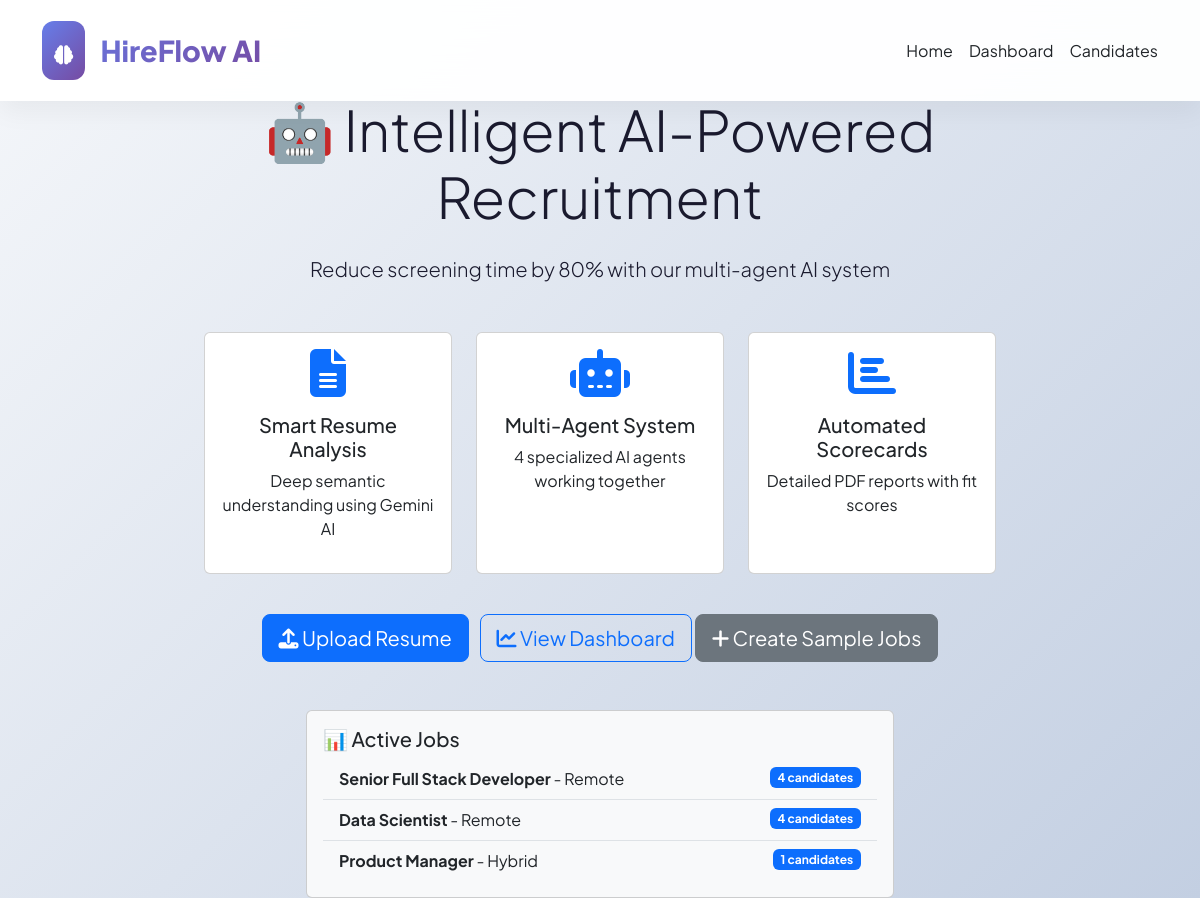
The page / on the database its author committed.
### api/models.py (models this page shows, shortened)
class Job(models.Model):
    title = models.CharField(max_length=200)
    department = models.CharField(max_length=100, default='Engineering')
    description = models.TextField()
    requirements = models.TextField()
    location = models.CharField(max_length=100, default='Remote')
    created_at = models.DateTimeField(auto_now_add=True)

### api/views.py (the view)
# urls.py: path('', views.home, name='home'),
def home(request):
    jobs = Job.objects.all()
    return render(request, 'home.html', {'jobs': jobs})

### api/templates/home.html
{% extends 'base.html' %}
{% block content %}
<div class="row">
    <div class="col-lg-8 mx-auto text-center">
        <h1 class="display-4 mb-4">🤖 Intelligent AI-Powered Recruitment</h1>
        <p class="lead mb-4">Reduce screening time by 80% with our multi-agent AI system</p>
        <div class="row mt-5">
            <div class="col-md-4 mb-3">
                <div class="card card-hover h-100">
                    <div class="card-body text-center">
                        <i class="fas fa-file-alt fa-3x text-primary mb-3"></i>
                        <h5>Smart Resume Analysis</h5>
                        <p>Deep semantic understanding using Gemini AI</p>
                    </div>
                </div>
            </div>
            <div class="col-md-4 mb-3">
                <div class="card card-hover h-100">
                    <div class="card-body text-center">
                        <i class="fas fa-robot fa-3x text-primary mb-3"></i>
                        <h5>Multi-Agent System</h5>
                        <p>4 specialized AI agents working together</p>
                    </div>
                </div>
            </div>
            <div class="col-md-4 mb-3">
                <div class="card card-hover h-100">
                    <div class="card-body text-center">
                        <i class="fas fa-chart-bar fa-3x text-primary mb-3"></i>
                        <h5>Automated Scorecards</h5>
                        <p>Detailed PDF reports with fit scores</p>
                    </div>
                </div>
            </div>
        </div>
        <div class="mt-4">
            <a href="{% url 'upload_resume' %}" class="btn btn-primary btn-lg me-2">
                <i class="fas fa-upload"></i> Upload Resume
            </a>
            <a href="{% url 'dashboard' %}" class="btn btn-outline-primary btn-lg">
                <i class="fas fa-chart-line"></i> View Dashboard
            </a>
            <a href="{% url 'create_sample_job' %}" class="btn btn-secondary btn-lg mt-2 mt-lg-0">
                <i class="fas fa-plus"></i> Create Sample Jobs
            </a>
        </div>
    </div>
</div>
<div class="row mt-5">
    <div class="col-md-6 mx-auto">
        <div class="card bg-light">
            <div class="card-body">
                <h5 class="card-title">📊 Active Jobs</h5>
                {% if jobs %}
                    <ul class="list-group list-group-flush bg-light">
                    {% for job in jobs %}
                        <li class="list-group-item bg-light">
                            <strong>{{ job.title }}</strong> - {{ job.location }}
                            <span class="badge bg-primary float-end">{{ job.candidates.count }} candidates</span>
                        </li>
                    {% endfor %}
                    </ul>
                {% else %}
                    <p class="text-muted">No jobs yet. Click "Create Sample Jobs" above.</p>
                {% endif %}
            </div>
        </div>
    </div>
</div>
{% endblock %}

### api/templates/base.html (style rules this page uses)
:root { --primary: #4361ee; --primary-dark: #3a0ca3; --secondary: #7209b7; --success: #06d6a0; --warning: #ffb703; --danger: #ef476f; --dark: #1a1a2e; --light: #f8f9fa; --gray: #6c757d; --border: #e9ecef; --gradient-1: linear-gradient(135deg, #667eea 0%, #764ba2 100%); --gradient-2: linear-gradient(135deg, #f093fb 0%, #f5576c 100%); --gradient-3: linear-gradient(135deg, #4facfe 0%, #00f2fe 100%); --shadow-sm: 0 2px 4px rgba(0,0,0,0.02); --shadow-md: 0 4px 6px rgba(0,0,0,0.05); --shadow-lg: 0 10px 25px rgba(0,0,0,0.05); --shadow-xl: 0 20px 35px rgba(0,0,0,0.1); }
* { margin: 0; padding: 0; box-sizing: border-box; }
body { font-family: 'Plus Jakarta Sans', sans-serif; background: linear-gradient(135deg, #f5f7fa 0%, #c3cfe2 100%); color: var(--dark); overflow-x: hidden; }

### rows shown on the page
Job: title "Senior Full Stack Developer", location "Remote", candidates.count "4"
Job: title "Data Scientist", location "Remote", candidates.count "4"
Job: title "Product Manager", location "Hybrid", candidates.count "1"
